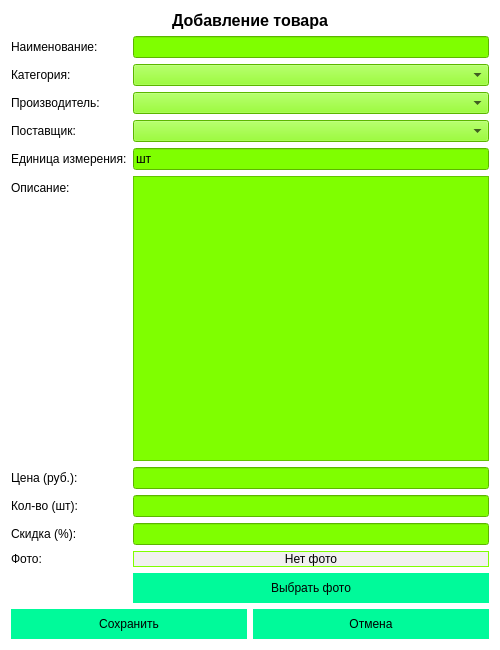
<?xml version="1.0" encoding="UTF-8"?>
<ui version="4.0">
 <class>ProductForm</class>
 <widget class="QDialog" name="ProductForm">
  <property name="geometry">
   <rect>
    <x>0</x>
    <y>0</y>
    <width>500</width>
    <height>650</height>
   </rect>
  </property>
  <property name="minimumSize">
   <size>
    <width>500</width>
    <height>650</height>
   </size>
  </property>
  <property name="windowTitle">
   <string>Добавление товара</string>
  </property>
  <property name="styleSheet">
   <string notr="true">QDialog{background:#FFF;font-family:'Times New Roman'} QLineEdit,QComboBox,QTextEdit{background:#7FFF00} QPushButton{background:#00FA9A;border:none;padding:8px} QPushButton:hover{background:#2E8B57;color:#FFF}</string>
  </property>
  <layout class="QVBoxLayout" name="verticalLayout">
   <item>
    <widget class="QLabel" name="titleLabel">
     <property name="text">
      <string>Добавление товара</string>
     </property>
     <property name="alignment">
      <set>Qt::AlignCenter</set>
     </property>
     <property name="styleSheet">
      <string notr="true">font-size:16px;font-weight:bold</string>
     </property>
    </widget>
   </item>
   <item>
    <layout class="QFormLayout" name="formLayout">
     <item row="0" column="0">
      <widget class="QLabel" name="nameLabel">
       <property name="text">
        <string>Наименование:</string>
       </property>
      </widget>
     </item>
     <item row="0" column="1">
      <widget class="QLineEdit" name="nameEdit"/>
     </item>
     <item row="1" column="0">
      <widget class="QLabel" name="categoryLabel">
       <property name="text">
        <string>Категория:</string>
       </property>
      </widget>
     </item>
     <item row="1" column="1">
      <widget class="QComboBox" name="categoryCombo"/>
     </item>
     <item row="2" column="0">
      <widget class="QLabel" name="manufacturerLabel">
       <property name="text">
        <string>Производитель:</string>
       </property>
      </widget>
     </item>
     <item row="2" column="1">
      <widget class="QComboBox" name="manufacturerCombo"/>
     </item>
     <item row="3" column="0">
      <widget class="QLabel" name="supplierLabel">
       <property name="text">
        <string>Поставщик:</string>
       </property>
      </widget>
     </item>
     <item row="3" column="1">
      <widget class="QComboBox" name="supplierCombo"/>
     </item>
     <item row="4" column="0">
      <widget class="QLabel" name="unitLabel">
       <property name="text">
        <string>Единица измерения:</string>
       </property>
      </widget>
     </item>
     <item row="4" column="1">
      <widget class="QLineEdit" name="unitEdit">
       <property name="text">
        <string>шт</string>
       </property>
      </widget>
     </item>
     <item row="5" column="0">
      <widget class="QLabel" name="descriptionLabel">
       <property name="text">
        <string>Описание:</string>
       </property>
      </widget>
     </item>
     <item row="5" column="1">
      <widget class="QTextEdit" name="descriptionEdit">
       <property name="maximumHeight">
        <number>80</number>
       </property>
      </widget>
     </item>
     <item row="6" column="0">
      <widget class="QLabel" name="priceLabel">
       <property name="text">
        <string>Цена (руб.):</string>
       </property>
      </widget>
     </item>
     <item row="6" column="1">
      <widget class="QLineEdit" name="priceEdit"/>
     </item>
     <item row="7" column="0">
      <widget class="QLabel" name="stockLabel">
       <property name="text">
        <string>Кол-во (шт):</string>
       </property>
      </widget>
     </item>
     <item row="7" column="1">
      <widget class="QLineEdit" name="stockEdit"/>
     </item>
     <item row="8" column="0">
      <widget class="QLabel" name="discountLabel">
       <property name="text">
        <string>Скидка (%):</string>
       </property>
      </widget>
     </item>
     <item row="8" column="1">
      <widget class="QLineEdit" name="discountEdit"/>
     </item>
     <item row="9" column="0">
      <widget class="QLabel" name="imageLabel">
       <property name="text">
        <string>Фото:</string>
       </property>
      </widget>
     </item>
     <item row="9" column="1">
      <widget class="QLabel" name="imagePreview">
       <property name="text">
        <string>Нет фото</string>
       </property>
       <property name="fixedSize">
        <size>
         <width>150</width>
         <height>100</height>
        </size>
       </property>
       <property name="styleSheet">
        <string notr="true">border:1px solid #7FFF00;background:#f0f0f0</string>
       </property>
       <property name="alignment">
        <set>Qt::AlignCenter</set>
       </property>
      </widget>
     </item>
     <item row="10" column="1">
      <widget class="QPushButton" name="imageButton">
       <property name="text">
        <string>Выбрать фото</string>
       </property>
      </widget>
     </item>
    </layout>
   </item>
   <item>
    <layout class="QHBoxLayout" name="buttonLayout">
     <item>
      <widget class="QPushButton" name="okButton">
       <property name="text">
        <string>Сохранить</string>
       </property>
      </widget>
     </item>
     <item>
      <widget class="QPushButton" name="cancelButton">
       <property name="text">
        <string>Отмена</string>
       </property>
      </widget>
     </item>
    </layout>
   </item>
  </layout>
 </widget>
</ui>
